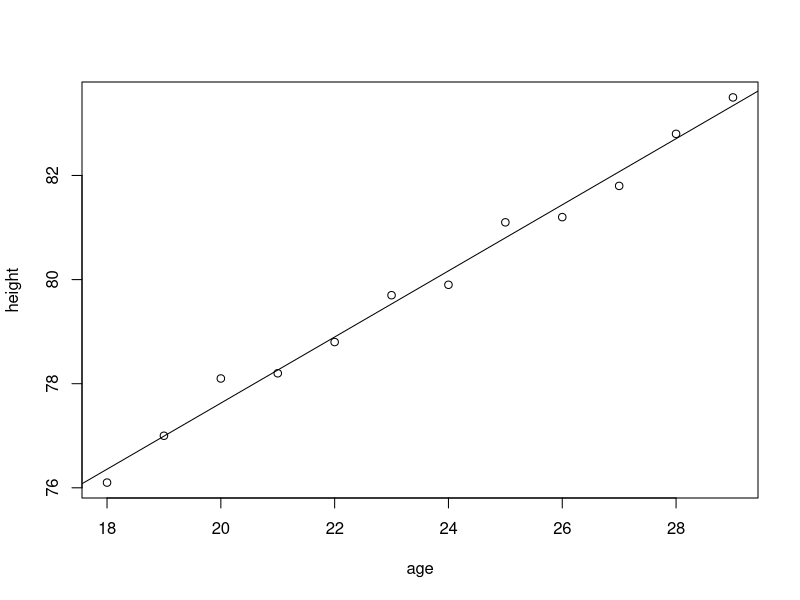

The R script that drew this image:
age = 18:29
age
height=c(76.1,77,78.1,78.2,78.8,79.7,79.9,81.1,81.2,81.8,82.8,83.5)
height
plot(age,height)
res=lm(height~age)
res
abline(res)